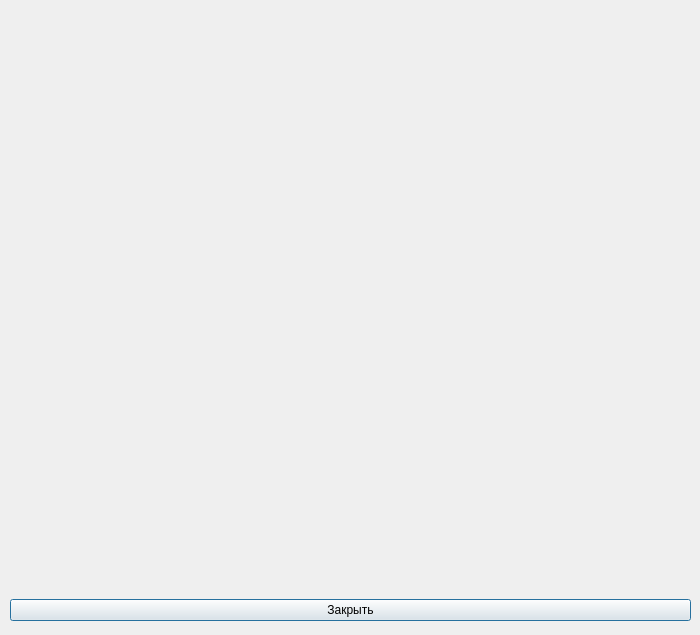
<?xml version="1.0" encoding="UTF-8"?>
<ui version="4.0">
 <class>FinderDialog</class>
 <widget class="QDialog" name="FinderDialog">
  <property name="windowModality">
   <enum>Qt::NonModal</enum>
  </property>
  <property name="geometry">
   <rect>
    <x>0</x>
    <y>0</y>
    <width>700</width>
    <height>635</height>
   </rect>
  </property>
  <property name="sizePolicy">
   <sizepolicy hsizetype="Fixed" vsizetype="Fixed">
    <horstretch>0</horstretch>
    <verstretch>0</verstretch>
   </sizepolicy>
  </property>
  <property name="minimumSize">
   <size>
    <width>700</width>
    <height>635</height>
   </size>
  </property>
  <property name="windowTitle">
   <string>Просмотрщик</string>
  </property>
  <property name="locale">
   <locale language="Russian" country="Russia"/>
  </property>
  <widget class="QWidget" name="verticalLayoutWidget">
   <property name="geometry">
    <rect>
     <x>10</x>
     <y>590</y>
     <width>681</width>
     <height>41</height>
    </rect>
   </property>
   <layout class="QVBoxLayout" name="verticalLayout">
    <item>
     <widget class="QPushButton" name="exit_button">
      <property name="sizePolicy">
       <sizepolicy hsizetype="Preferred" vsizetype="Fixed">
        <horstretch>0</horstretch>
        <verstretch>0</verstretch>
       </sizepolicy>
      </property>
      <property name="text">
       <string>Закрыть</string>
      </property>
     </widget>
    </item>
   </layout>
  </widget>
 </widget>
 <resources/>
 <connections/>
</ui>
